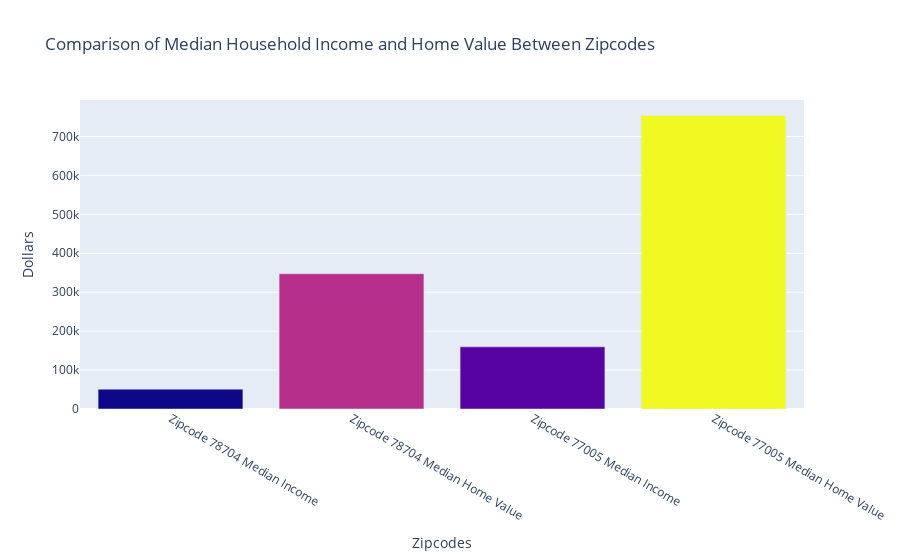

Source (notebook cell):
### Code cell
def compare_zipcodes():
    search = SearchEngine()

    # Ask the user for the zipcodes to compare
    zipcode1 = input("Enter the first zipcode: ")
    zipcode2 = input("Enter the second zipcode: ")

    zipcode1_info = search.by_zipcode(zipcode1)
    zipcode2_info = search.by_zipcode(zipcode2)

    # ask for salary input
    #salary = float(input("What is your salary? "))

    data = {
        "Population": [zipcode1_info.population, zipcode2_info.population],
        "Median Household Income": [zipcode1_info.median_household_income, zipcode2_info.median_household_income],
        "Median Home Value": [zipcode1_info.median_home_value, zipcode2_info.median_home_value],
        "Latitude": [zipcode1_info.lat, zipcode2_info.lat],
        "Longitude": [zipcode1_info.lng, zipcode2_info.lng]
    }

    df1 = pd.DataFrame(data, index=[f"Zipcode {zipcode1}", f"Zipcode {zipcode2}"])

    differences = abs(df1.diff().iloc[1])

    differences.name = "Difference"

    df2 = pd.DataFrame(differences).T

    df = pd.concat([df1, df2])
    
    fig = plot_zipcode_outline(zipcode1, zipcode2)
    fig.show()

    distance = calculate_distance(zipcode1, zipcode2)
    print(f"The distance between the two zipcodes is {distance:.2f} miles.")

    fig2 = go.Figure()
    fig2.add_trace(go.Bar(x=[f"Zipcode {zipcode1} Median Income", f"Zipcode {zipcode1} Median Home Value", f"Zipcode {zipcode2} Median Income", f"Zipcode {zipcode2} Median Home Value"],
                      y=[zipcode1_info.median_household_income, zipcode1_info.median_home_value, zipcode2_info.median_household_income, zipcode2_info.median_home_value],
                      name='Median Income and Home Value Comparison',
                      marker_color=[zipcode1_info.median_household_income, zipcode1_info.median_home_value, zipcode2_info.median_household_income, zipcode2_info.median_home_value]))
    fig2.update_layout(title='Comparison of Median Household Income and Home Value Between Zipcodes',
                   xaxis_title='Zipcodes', yaxis_title='Dollars')
    fig2.show()
    
    print('Summary Information')
    return df

compare_zipcodes()

### Figure 1 — Plotly figure (JSON) as saved in the notebook; plotly's stock layout.template omitted (floating-point values rounded to 4 significant figures)
{"data": [{"marker": {"color": [50930, 347500, 159732, 754000]}, "name": "Median Income and Home Value Comparison", "type": "bar", "x": ["Zipcode 78704 Median Income", "Zipcode 78704 Median Home Value", "Zipcode 77005 Median Income", "Zipcode 77005 Median Home Value"], "y": [50930, 347500, 159732, 754000]}], "layout": {"title": {"text": "Comparison of Median Household Income and Home Value Between Zipcodes"}, "xaxis": {"title": {"text": "Zipcodes"}}, "yaxis": {"title": {"text": "Dollars"}}}}
